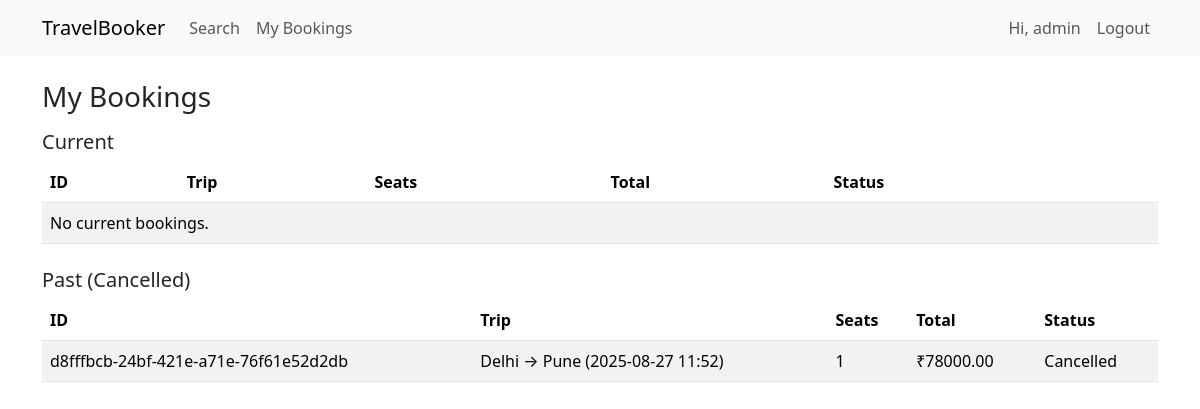
The page /bookings/ (signed in) on the database its author committed.
### booking/models.py (models this page shows, shortened)
class Booking(models.Model):
    class Status(models.TextChoices):
        CONFIRMED = "CONFIRMED", "Confirmed"
        CANCELLED = "CANCELLED", "Cancelled"
    booking_id = models.UUIDField(default=uuid.uuid4, editable=False, unique=True)
    user = models.ForeignKey(settings.AUTH_USER_MODEL, on_delete=models.CASCADE)
    travel_option = models.ForeignKey(TravelOption, on_delete=models.PROTECT)
    number_of_seats = models.PositiveIntegerField()
    total_price = models.DecimalField(max_digits=12, decimal_places=2)
    booking_date = models.DateTimeField(default=timezone.now)
    status = models.CharField(max_length=10, choices=Status.choices, default=Status.CONFIRMED)
    class Meta:
        ordering = ["-booking_date"]

class TravelOption(models.Model):
    class TravelType(models.TextChoices):
        FLIGHT = "FLIGHT", "Flight"
        TRAIN  = "TRAIN", "Train"
        BUS    = "BUS",   "Bus"
    travel_id = models.UUIDField(default=uuid.uuid4, editable=False, unique=True)
    type = models.CharField(max_length=10, choices=TravelType.choices)
    source = models.CharField(max_length=100)
    destination = models.CharField(max_length=100)
    departure = models.DateTimeField()
    price = models.DecimalField(max_digits=10, decimal_places=2)
    available_seats = models.PositiveIntegerField()
    class Meta:
        ordering = ["departure"]

### booking/views.py (the view)
# urls.py: path("bookings/", v.my_bookings, name="my_bookings"),
@login_required
def my_bookings(request):
    current = Booking.objects.filter(user=request.user, status=Booking.Status.CONFIRMED)
    past = Booking.objects.filter(user=request.user, status=Booking.Status.CANCELLED)
    return render(request, "booking/list.html", {"current": current, "past": past})

### booking/templates/booking/list.html
{% extends 'base.html' %}
{% block content %}
<h3>My Bookings</h3>
<h5 class="mt-3">Current</h5>
<table class="table table-striped">
  <thead><tr><th>ID</th><th>Trip</th><th>Seats</th><th>Total</th><th>Status</th><th></th></tr></thead>
  <tbody>
    {% for b in current %}
    <tr>
      <td>{{ b.booking_id }}</td>
      <td>{{ b.travel_option.source }} → {{ b.travel_option.destination }} ({{ b.travel_option.departure|date:"Y-m-d H:i" }})</td>
      <td>{{ b.number_of_seats }}</td>
      <td>₹{{ b.total_price }}</td>
      <td>{{ b.get_status_display }}</td>
      <td>
        <form method="post" action="{% url 'cancel_booking' b.booking_id %}">
          {% csrf_token %}
          <button class="btn btn-sm btn-outline-danger">Cancel</button>
        </form>
      </td>
    </tr>
    {% empty %}
    <tr><td colspan="6">No current bookings.</td></tr>
    {% endfor %}
  </tbody>
</table>
<h5 class="mt-4">Past (Cancelled)</h5>
<table class="table table-striped">
  <thead><tr><th>ID</th><th>Trip</th><th>Seats</th><th>Total</th><th>Status</th></tr></thead>
  <tbody>
    {% for b in past %}
    <tr>
      <td>{{ b.booking_id }}</td>
      <td>{{ b.travel_option.source }} → {{ b.travel_option.destination }} ({{ b.travel_option.departure|date:"Y-m-d H:i" }})</td>
      <td>{{ b.number_of_seats }}</td>
      <td>₹{{ b.total_price }}</td>
      <td>{{ b.get_status_display }}</td>
    </tr>
    {% empty %}
    <tr><td colspan="5">No past bookings.</td></tr>
    {% endfor %}
  </tbody>
</table>
{% endblock %}

### booking/templates/base.html (shortened to what this page needs)
<!doctype html>
<html lang="en">
 {% load static %}
<head>
  <link href="https://cdn.jsdelivr.net/npm/bootstrap@5.3.3/dist/css/bootstrap.min.css" rel="stylesheet">
  <link href="{% static 'css/style.css' %}" rel="stylesheet">
</head>
<body>
<nav class="navbar navbar-expand-lg bg-body-tertiary">
  <div class="container">
    <a class="navbar-brand" href="{% url 'travel_list' %}">TravelBooker</a>
    <div id="nav" class="collapse navbar-collapse">
      <ul class="navbar-nav me-auto">
        <li class="nav-item"><a class="nav-link" href="{% url 'travel_list' %}">Search</a></li>
        {% if user.is_authenticated %}
        <li class="nav-item"><a class="nav-link" href="{% url 'my_bookings' %}">My Bookings</a></li>
        {% endif %}
      </ul>
      <ul class="navbar-nav">
        {% if user.is_authenticated %}
          <li class="nav-item"><a class="nav-link" href="{% url 'profile' %}">Hi, {{ user.username }}</a></li>
          <li class="nav-item"><a class="nav-link" href="{% url 'logout' %}">Logout</a></li>
        {% else %}
          <li class="nav-item"><a class="nav-link" href="{% url 'login' %}">Login</a></li>
          <li class="nav-item"><a class="nav-link" href="{% url 'register' %}">Register</a></li>
        {% endif %}
      </ul>
    </div>
  </div>
</nav>
<div class="container mt-4">
  {% block content %}{% endblock %}
</div>
</body>
</html>

### static/css/style.css (style rules this page uses)
body { padding-bottom: 40px; }

### rows shown on the page
Booking: booking_id "d8fffbcb-24bf-421e-a71e-76f61e52d2db", travel_option.source "Delhi", travel_option.destination "Pune", travel_option.departure "2025-08-27 11:52", number_of_seats "1", total_price "78000.00", status "Cancelled"

### other values the page prints
{{ user.username }} "admin"
